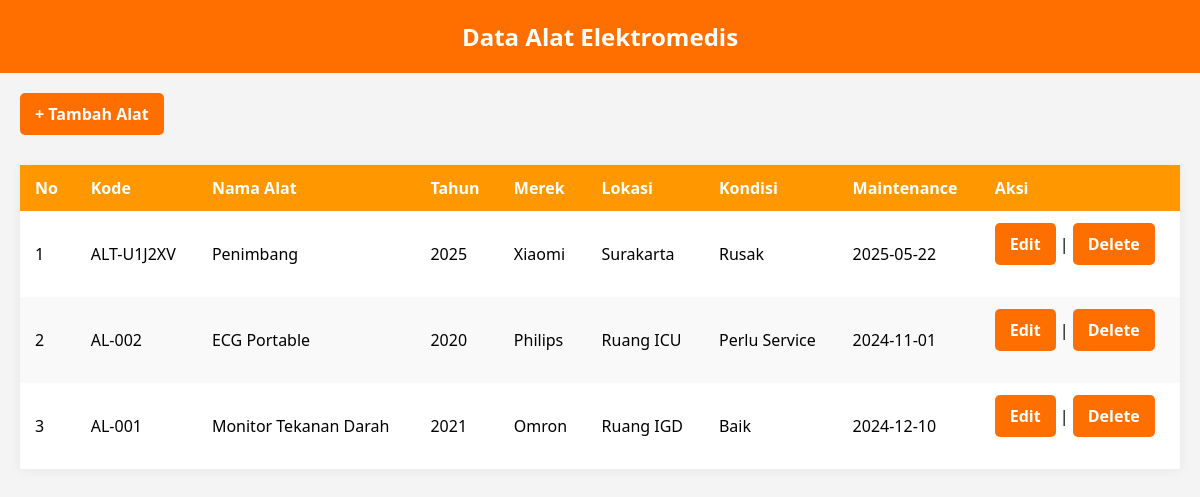
The page / on the database its author committed.
### tables this page shows
CREATE TABLE `alat` (
  `id` int(11) NOT NULL,
  `kode_alat` varchar(50) NOT NULL,
  `nama_alat` varchar(100) NOT NULL,
  `tahun` int(4) NOT NULL,
  `merek` varchar(100) DEFAULT NULL,
  `lokasi` varchar(100) DEFAULT NULL,
  `kondisi` varchar(50) DEFAULT NULL,
  `tanggal_maintenance` date DEFAULT NULL
);

### index.php (the view, shortened to what this page needs)
<?php
include_once("config.php");
$result = mysqli_query($mysqli, "SELECT * FROM alat ORDER BY id DESC");
?>
<!DOCTYPE html>
<html>
<head>
    <link rel="stylesheet" href="style/index.css">
</head>
<body>
<header>Data Alat Elektromedis</header>
<div class="container">
    <a href="add.php">+ Tambah Alat</a>
    <table>
        <thead>
            <tr>
                <th>No</th>
                <th>Kode</th>
                <th>Nama Alat</th>
                <th>Tahun</th>
                <th>Merek</th>
                <th>Lokasi</th>
                <th>Kondisi</th>
                <th>Maintenance</th>
                <th>Aksi</th>
            </tr>
        </thead>
        <tbody>
            <?php
            $i = 1;
            while($row = mysqli_fetch_array($result)) {
                echo "<tr>";
                echo "<td data-label='No'>".$i."</td>";
                echo "<td data-label='Kode'>".$row['kode_alat']."</td>";
                echo "<td data-label='Nama'>".$row['nama_alat']."</td>";
                echo "<td data-label='Tahun'>".$row['tahun']."</td>";
                echo "<td data-label='Merek'>".$row['merek']."</td>";
                echo "<td data-label='Lokasi'>".$row['lokasi']."</td>";
                echo "<td data-label='Kondisi'>".$row['kondisi']."</td>";
                echo "<td data-label='Maintenance'>".$row['tanggal_maintenance']."</td>";
                echo "<td data-label='Aksi'>
                        <a href='edit.php?id=$row[id]'>Edit</a> |
                        <a href='delete.php?id=$row[id]' onclick=\"return confirm('Yakin hapus?')\">Delete</a>
                      </td>";
                echo "</tr>";
                $i++;
            }
            ?>
        </tbody>
    </table>
</div>
</body>
</html>

### style/index.css (style rules this page uses)
body { font-family: 'Segoe UI', sans-serif; margin: 0; padding: 0; background-color: #f4f4f4; }
header { background-color: #ff6f00; color: white; padding: 20px; text-align: center; font-size: 24px; font-weight: bold; }
.container { padding: 20px; }
a { background-color: #ff6f00; color: white; padding: 10px 15px; text-decoration: none; border-radius: 5px; font-weight: bold; margin-bottom: 20px; display: inline-block; }
table { width: 100%; border-collapse: collapse; margin-top: 10px; background-color: white; box-shadow: 0 2px 10px rgba(0,0,0,0.05); }
th, td { padding: 12px 15px; text-align: left; }
th { background-color: #ff9800; color: white; position: sticky; top: 0; z-index: 1; }
tr:nth-child(even) { background-color: #f9f9f9; }

### rows shown on the page
alat: kode_alat "ALT-U1J2XV", nama_alat "Penimbang", tahun "2025", merek "Xiaomi", lokasi "Surakarta", kondisi "Rusak", tanggal_maintenance "2025-05-22"
alat: kode_alat "AL-002", nama_alat "ECG Portable", tahun "2020", merek "Philips", lokasi "Ruang ICU", kondisi "Perlu Service", tanggal_maintenance "2024-11-01"
alat: kode_alat "AL-001", nama_alat "Monitor Tekanan Darah", tahun "2021", merek "Omron", lokasi "Ruang IGD", kondisi "Baik", tanggal_maintenance "2024-12-10"
